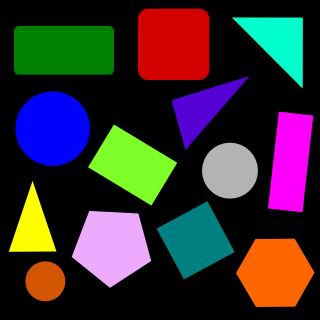
#> input picture HW3/Q7/1.jpg, 320 x 320 px
$ jupyter execute Q7.ipynb
#> lines starting #> are read from the running program, lines starting #| are printed output that depends on the picture; after the words box and inside, x2 and y2 are one past the last pixel; in counts of white or black regions, pixels touching at a corner belong together
Import some prerequisites

[cell 1]
import cv2
import numpy as np
import matplotlib.pyplot as plt
import os
import random
import math

Run this cell for plotting

[cell 2]
def plotter(img_list, r, w, gray, wr, hr, fig_name = None):
    '''
    Plots images' list with its' caption and saves result image if you want.

    Parameters:
        img_list (list): The list of tuples of image and its' caption.
        r (int): The number of row(s).
        w (int): The number of colunm(s).
        gray (bool): The flag for plotting images in grayscale mode.
        wr (int): The width of one figure.
        hr (int): The height of one figure.
        fig_name (str): The name of the image of the plot. if not set this parameter the plot doesn't save.
    '''

    plt.rcParams['figure.figsize'] = (wr, hr)
    for i in range(len(img_list)):
        plt.subplot(r, w, i + 1)
        if img_list[i][2] == 'img':
            if gray:
                plt.imshow(img_list[i][0], cmap = 'gray')
            else:
                plt.imshow(img_list[i][0])
            plt.xticks([])
            plt.yticks([])
        elif img_list[i][2] == 'hist':
            plt.bar(np.arange(len(img_list[i][0])), img_list[i][0], color = 'c')
        else:
            raise Exception("Only image or histogram. Use third parameter of tuples in img_list and set it to img or hist.")
        plt.title(img_list[i][1])
    if fig_name is not None:
        plt.savefig(fig_name + '.png')
    plt.show()

Run this cell for change polar to cartesian.

[cell 3]
def pol_to_car(rho, theta):
    '''
    Changes rho and theta of a line to two point of that line.

    Parameters:
        rho (float): The distance from the origin to the line.
        theta (float):  Angle from origin to the line.

    Returns:
        (tuple): tuple of two point of line.
    '''

    a = np.cos(theta)
    b = np.sin(theta)
    c = 1000
    x0 = a*rho
    y0 = b*rho
    x1 = int(x0 + c * (-b))
    y1 = int(y0 + c * (a))
    x2 = int(x0 - c * (-b))
    y2 = int(y0 - c * (a))
    return x1, y1, x2, y2

# part b

Implement this function to detect and remove circles in the given image.

[cell 4]
def remove_circles(image):
    '''
    Returns the image with circles removed.

    Parameters:
        image (numpy.ndarray): The input image.

    Returns:
        out_img (numpy.ndarray): The resulting image with circles removed.
    '''

    # Convert the image to grayscale
    gray = cv2.cvtColor(image, cv2.COLOR_BGR2GRAY)

    # Apply Gaussian blur to reduce noise
    # blurred = cv2.GaussianBlur(gray, (5, 5), 0)

    # Perform Hough circle detection
    circles = cv2.HoughCircles(gray, cv2.HOUGH_GRADIENT, dp=1, minDist=50,
                               param1=50, param2=25, minRadius=1, maxRadius=80)

    # Check if circles are detected
    if circles is not None:
        # Convert the circle parameters to integers
        circles = np.round(circles[0, :]).astype(int)

        # Create a mask to remove circles
        mask = np.ones(image.shape[:2], dtype=bool)

        # Iterate through the detected circles and update the mask
        for (x, y, radius) in circles:
            # Generate circle coordinates
            circle_y, circle_x = np.ogrid[:image.shape[0], :image.shape[1]]
            circle_mask = (circle_x - x) ** 2 + (circle_y - y) ** 2 <= radius ** 2 + 100

            # Update the mask to exclude the circle
            mask &= ~circle_mask

        # Apply the mask to remove circles from the image
        out_img = image.copy()
        out_img[~mask] = [0, 0, 0]  # Set removed pixels to black
    else:
        # No circles detected, return the original image
        out_img = image.copy()

    return out_img

Test your implementation (dont change this cell)

[cell 5]
image_list = []

image = cv2.imread(os.path.join('./', '1.jpg'))
#> image is the input picture: shape (320, 320, 3); mean B, G, R 50.7, 46.9, 57.1
image_list.append([cv2.cvtColor(image, cv2.COLOR_BGR2RGB), 'source', 'img'])

out_img = remove_circles(image)
#> in remove_circles, `gray = cv2.cvtColor(image, cv2.COLOR_BGR2GRAY)`:
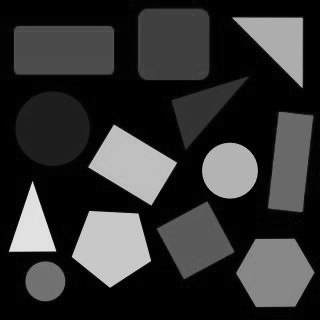
#> gray: shape (320, 320); min 0, max 235, mean 50.4
#> in remove_circles, `circles = cv2.HoughCircles(gray, cv2.HOUGH_GRADIENT, dp=1, minDist=50,..`: circles = [[52.5, 128.5, 37.1], [229.5, 170.5, 27.3], [44.5, 280.5, 20.4]]
#> in remove_circles, `circles = np.round(circles[0, :]).astype(int)`: circles = [[52, 128, 37], [230, 170, 27], [44, 280, 20]]
#> the loop in remove_circles, `for (x, y, radius) in circles:` made 3 passes
#> pass 1, in remove_circles, `circle_mask = (circle_x - x) ** 2 + (circle_y - y) ** 2 <= radius ** 2..`:
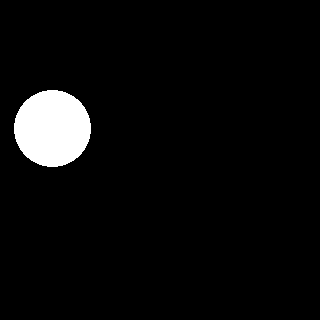
#> circle_mask: shape (320, 320) bool; 4.5% white; 1 white region, box (x1, y1, x2, y2) and area: (14, 90, 91, 167) 4637
#> after the loop in remove_circles, `for (x, y, radius) in circles:`:
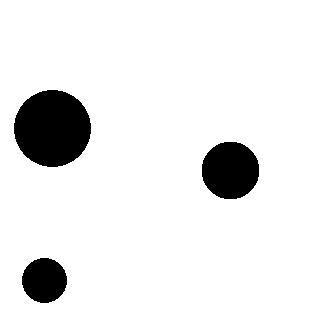
#> mask: shape (320, 320) bool; 91.4% white; 3 black regions, box (x1, y1, x2, y2) and area: (14, 90, 91, 167) 4637, (202, 142, 259, 199) 2601, (22, 258, 67, 303) 1581
#> in remove_circles, `out_img[~mask] = [0, 0, 0]`: out_img: shape (320, 320, 3); 8.59% of pixels changed, all inside (x1, y1, x2, y2) = (14, 90, 259, 303)

image_list.append([cv2.cvtColor(out_img, cv2.COLOR_BGR2RGB), 'detect circles', 'img'])

plotter(image_list, 1, 2, True, 20, 10, 'q4a')
#> the loop in plotter, `for i in range(len(img_list)):` made 2 passes

# part c

Implement this function to detect lines in the given image with hough algorithm.

[cell 6]
def detect_lines_hough(image):
    '''
    Returns the image with lines detected.

    Parameters:
        image (numpy.ndarray): The input image.

    Returns:
        out_img (numpy.ndarray): The resulting image with lines detected.
    '''

    removed_circles = remove_circles(image)
#> in remove_circles (call 2), `mask = np.ones(image.shape[:2], dtype=bool)`: mask: shape (320, 320) bool; every value is 1
#> the loop in remove_circles (call 2), `for (x, y, radius) in circles:` made 3 passes
    # Convert the image to grayscale
    gray = cv2.cvtColor(removed_circles, cv2.COLOR_BGR2GRAY)
    gray = cv2.GaussianBlur(gray, (7, 7), 0)
    # Canny
    edges = cv2.Canny(gray, 100, 200, apertureSize=5)
#> edges: shape (320, 320); 2.8% white in thin lines or dots, all inside (x1, y1, x2, y2) = (9, 8, 314, 308)

    # [4 lines of commented-out code are left out]

    lines = cv2.HoughLinesP(edges, 1, np.pi/180, threshold=2, minLineLength=10, maxLineGap=5)
#> lines = 75 rows, first 6: [15, 73, 30, 74], [312, 128, 312, 115], [108, 287, 131, 274], [81, 231, 88, 212], [13, 67, 13, 32], [268, 207, 278, 113]

    img = np.zeros_like(edges)
#> img: shape (320, 320); every value is 0

    i = 0
    for line in lines:
        # print(i)
        i+=1
        x1, y1, x2, y2 = line[0]
        cv2.line(img, (x1, y1), (x2, y2), (255, 0, 0), 2)
#> this loop made 75 passes
#> (x1, y1, x2, y2) on passes 1 to 12: (15, 73, 30, 74), (312, 128, 312, 115), (108, 287, 131, 274), (81, 231, 88, 212), (13, 67, 13, 32), (268, 207, 278, 113), (188, 147, 248, 78), (303, 208, 305, 182), (184, 278, 207, 267), (302, 69, 302, 41), (165, 181, 175, 165), (9, 249, 31, 181)
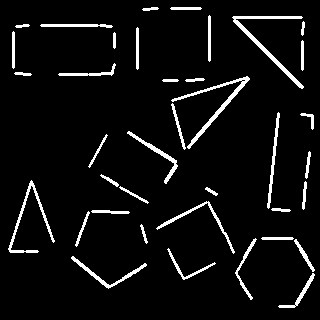
#> img: shape (320, 320); 5.9% white; 38 white regions, largest, box (x1, y1, x2, y2) and area: (232, 16, 304, 89) 619, (171, 76, 250, 149) 602, (8, 180, 55, 253) 454
#> after the loop, i = 75


    return img

Test your implementation (dont change this cell)

[cell 7]
image_list = []

image = cv2.imread(os.path.join('./', '1.jpg'))
image_list.append([cv2.cvtColor(image, cv2.COLOR_BGR2RGB), 'source', 'img'])

out_img = detect_lines_hough(image)

image_list.append([cv2.cvtColor(out_img, cv2.COLOR_BGR2RGB), 'detect lines', 'img'])

plotter(image_list, 1, 2, True, 20, 10, 'q4b')
#> call 2 of plotter, with r = 1, w = 2, gray = True, wr = 20, hr = 10, fig_name = 'q4b'
#> the loop in plotter (call 2), `for i in range(len(img_list)):` made 2 passes
#> in plotter (call 2), `plt.savefig(fig_name + '.png')`:
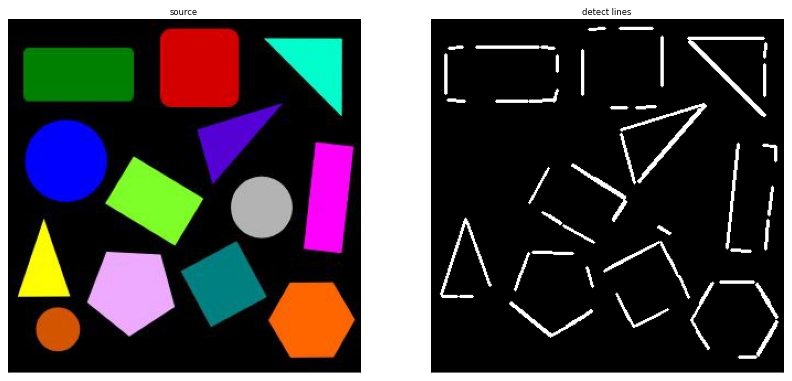
#> figure drawn by matplotlib, 2 panels

## Part C - HoughLines

[cell 8]
import cv2
import numpy as np
import matplotlib.pyplot as plt

def detect_lines_hough2(image):
    '''
    Returns the image with lines detected.

    Parameters:
        image (numpy.ndarray): The input image.

    Returns:
        out_img (numpy.ndarray): The resulting image with lines detected.
    '''

    # Convert the image to grayscale
    gray = cv2.cvtColor(remove_circles(image), cv2.COLOR_BGR2GRAY)
    out_img = np.copy(gray)
    gray = cv2.GaussianBlur(gray, (3, 3), 0)

    edges = cv2.Canny(gray, 50, 150, apertureSize=3)
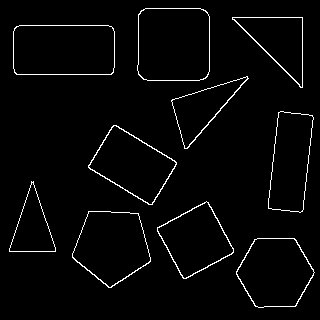
#> edges: shape (320, 320); 2.7% white in thin lines or dots, all inside (x1, y1, x2, y2) = (9, 8, 315, 308)

    lines = cv2.HoughLines(edges, 1, np.pi/180, threshold=80)
#> lines = [[74, 1.57], [25, 1.57], [238, 0.716], [288, 0.105], [323, 0.105]]

    if lines is not None:
        for line in lines:
            rho, theta = line[0]
            x1, y1, x2, y2 = pol_to_car(rho, theta)
            cv2.line(out_img, (x1, y1), (x2, y2), (255, 255, 255), 2)
#> this loop made 5 passes
#> (rho, theta, a in pol_to_car, b in pol_to_car, x0 in pol_to_car, y0 in pol_to_car, x1, y1) on passes 1 to 5: (74, 1.57, -4.37e-08, 1, -3.23e-06, 74, -1000, 73), (25, 1.57, -4.37e-08, 1, -1.09e-06, 25, -1000, 24), (238, 0.716, 0.755, 0.656, 179.6, 156.1, -476, 910), (288, 0.105, 0.995, 0.105, 286.4, 30.1, 181, 1024), (323, 0.105, 0.995, 0.105, 321.2, 33.76, 216, 1028)
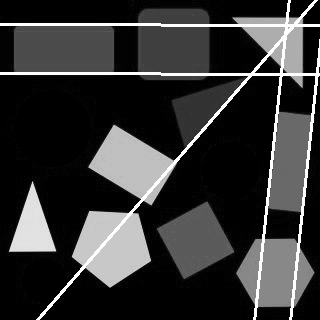
#> out_img: shape (320, 320); min 0, max 255, mean 52.9


    return out_img

[cell 9]
image_list = []

image = cv2.imread(os.path.join('./', '1.jpg'))
image_list.append([cv2.cvtColor(image, cv2.COLOR_BGR2RGB), 'source', 'img'])

out_img = detect_lines_hough2(image)

image_list.append([cv2.cvtColor(out_img, cv2.COLOR_BGR2RGB), 'detect lines', 'img'])

plotter(image_list, 1, 2, True, 20, 10, 'q4b')
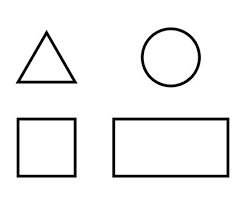
#> input picture HW3/Q7/7.jpg, 246 x 205 px
#> further down, img is the input picture: shape (205, 246, 3); min 0, max 255, mean 242

# part d

[cell 10]
def Identify_Shapes(image):
    img = image.copy()
    # Convert original image to grayscale
    gray = cv2.cvtColor(img, cv2.COLOR_RGB2GRAY)
#> gray: shape (205, 246)

    # Threshold the image
    ret, thresh = cv2.threshold(gray, 127, 255, 1)
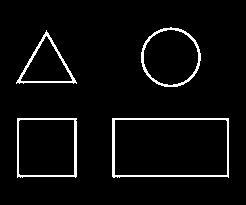
#> thresh: shape (205, 246); 4.3% white in thin lines or dots, all inside (x1, y1, x2, y2) = (16, 27, 229, 178)

    # Find contours
    contours, hierarchy = cv2.findContours(thresh.copy(), cv2.RETR_EXTERNAL, cv2.CHAIN_APPROX_NONE)
#> contours = 4 contours; box (x1, y1, x2, y2) and area: (112, 118, 229, 178) 6732, (17, 118, 77, 178) 3424, (141, 27, 201, 87) 2726, (16, 30, 77, 84) 1547

    # Iterate over the contours
    for cnt in contours:
        # Get approximate polygons
        approx = cv2.approxPolyDP(cnt, 0.01 * cv2.arcLength(cnt, True), True)
        shape_name = ""
        color = ()

        # Determine the shape based on the number of corners
        num_corners = len(approx)
        if num_corners == 3:
            shape_name = "Triangle"
            color = (0, 255, 0)
        elif num_corners == 4:
            # Check if it's a square or rectangle
            x, y, w, h = cv2.boundingRect(cnt)
            if abs(w - h) <= 3:
                shape_name = "Square"
                color = (255, 125, 255)
            else:
                shape_name = "Rectangle"
                color = (0, 234, 255)
        elif 5 <= num_corners < 10:
            shape_name = "Polygon"
            color = (0, 255, 255)
        else:
            shape_name = "Circle"
            M = cv2.moments(cnt)
            cx = int(M['m10'] / M['m00'])
            cy = int(M['m01'] / M['m00'])
            cv2.putText(img, shape_name, (cx - 30, cy - 35), cv2.FONT_HERSHEY_SIMPLEX, 0.5, (0, 5, 60), 1)
            continue


        # Draw circles at the corner points for non-circle shapes
        for point in approx:
            cv2.circle(img, tuple(point[0]), 3, color, -1)

        M = cv2.moments(cnt)
        cx = int(M['m10'] / M['m00'])
        cy = int(M['m01'] / M['m00'])
        cv2.putText(img, shape_name, (cx - 30, cy - 40), cv2.FONT_HERSHEY_SIMPLEX, 0.5, (0, 5, 60), 1)
#> this loop made 4 passes
#> (approx, shape_name, num_corners, x, y, w, h, color) on passes 1 to 2: ([[112, 118], [113, 177], [228, 177], [228, 118]], 'Rectangle', 4, 112, 118, 117, 60, (0, 234, 255)), ([[17, 118], [17, 177], [75, 177], [76, 118]], 'Square', 4, 17, 118, 60, 60, (255, 125, 255))
#> (approx, shape_name, num_corners, color) on pass 3: ([[46, 30], [16, 83], [76, 83]], 'Triangle', 3, (0, 255, 0))
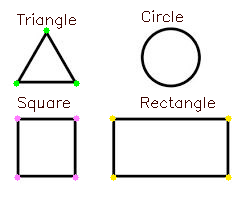
#> img: shape (205, 246, 3); 1.74% of pixels changed, all inside (x1, y1, x2, y2) = (13, 10, 232, 181)

    return img

[cell 11]
# Load the image
img = cv2.imread('7.jpg')
image_result = Identify_Shapes(img)

# Plot the original and labeled image
plt.figure(figsize=(20, 20))
plt.subplot(1, 2, 1)
plt.title("Original")
plt.imshow(img)

plt.subplot(1, 2, 2)
plt.title("Identifying Shapes")
plt.imshow(image_result)
plt.show()
#> figure, not shown here; B, G, R data is drawn as R, G, B
